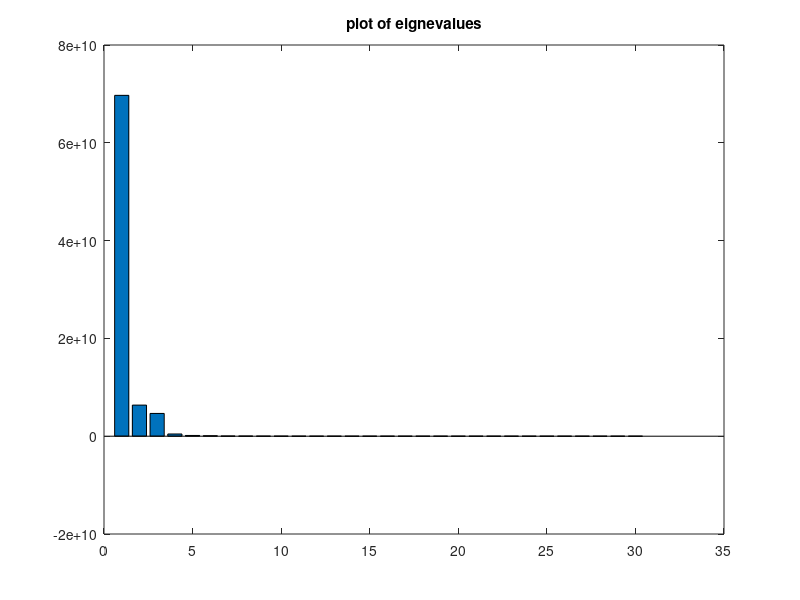
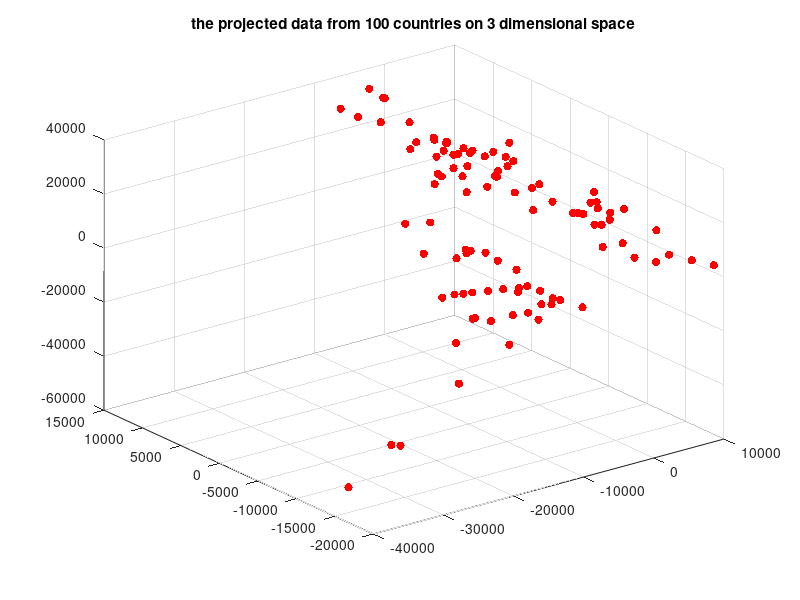

Reproduce these figures in MATLAB, in order.
% An example of implementing principal component analysis (PCA) 

%Story: Our goal is to visually compare (in 3 a dimensional space) health insurance systems
% of 100 different countries using 30 different criteria.  Therefore, our dataset consists of 100 data
% points in 30-dimensional space (each criterion is a feature). For this purpose, all we have to do is
% using PCA to reduce the dimensionality of the data from 30 to 3 and then
% plot the projected data points.

clc         % clean Matlab Command window
clear all   %clear all variables in memory (make Matlab Workspace empty)
load m7Data  %load data for this example
mu=mean(data);
Covariance=cov(data); %calculate covariance matrix of data. Note: to use Matlab command
%"cov" you need to make sure that each column represents a feature. Here we
%have 30 features (30 columns)

ScatterMat=(size(data,1)-1)*Covariance;  %Calculate scatter matrix of the data

[V,D]=eig(ScatterMat); %Perform eigenvalue decomposition
%V is a 30 by 30 diagonal matrix where the 30 elements on the diagonal represent 
%30 eigenvalues.D is a 30 by 30 matrix whose columns represent 30 eigen
%vectors

figure
bar(flipud(diag(D))); title('plot of eignevalues'); %here we make a bar plot of 30 obtained eigen values
%Note many of the eigen values are very small (almost equal to zero)

Newd = 3; %new dimensionality is 3, this means we would like to decrease the dimensionality of the data
%from 30 to 3

w=V(:,end-Newd+1:end); % we choose the bases of our new coordinate systems 
% as the eigenvectors corresponding to 3 largest eigenvalues

Pdata=(data-mu)*w; %We project the originak data to the new coordinate system.
%(As a result pdata has only 3 columns instead of original 30 columns)

figure
scatter3(Pdata(:,1),Pdata(:,2),Pdata(:,3),'r','filled');
%here we make a scatter plot of the projected data. 
%Note that our projected data consist of 100 points in 3-dimensional space.
%if the new dimensionality was 2, instead of Matlab command "scatter3", you
%should have used "scatter" (Refer to Lecture15Example.m for a
%2-dimensional scatter plot).
title('the projected data from 100 countries on 3 dimensional space')



